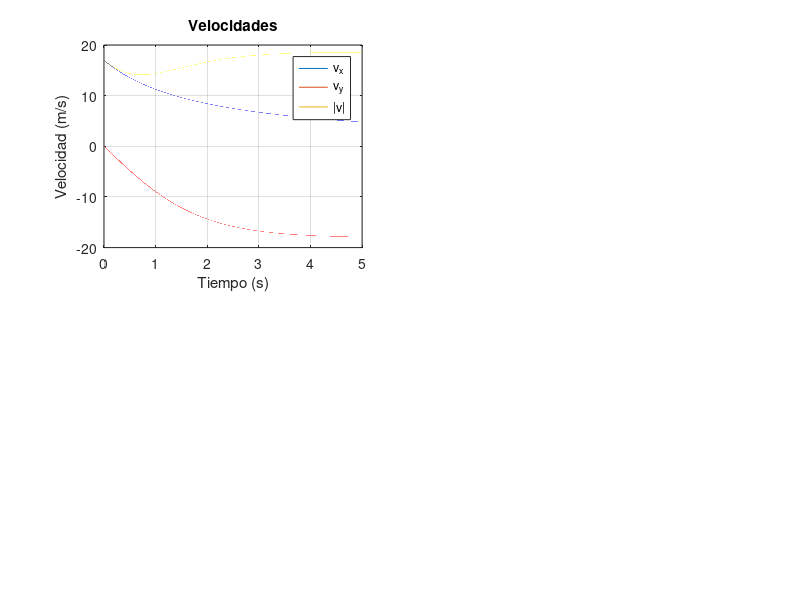

This figure's MATLAB source: (Note: this script raises an error after producing the figure.)
%% C1_2024_1.m [2.75 puntos]
clear ; clc ; figure(71) ;

%% DATOS y tiempo
v0=17 ; g=9.8 ; beta=3E-2 ; tf=5 ; h=70 ; % Modelo F pdf. unidades SI
%v0=20 ; beta=7.0E-2 ; h=50 ; % Modelo A
%v0=15 ; beta=5.0E-2 ; h=60 ; % Modelo B
%v0=11 ; beta=1.2E-2 ; h=90 ; % Modelo C
%v0=19 ; beta=4.0E-2 ; h=65 ; % Modelo D

N=1E5 ; t=linspace(0,tf,N) ; 

%% 1A [0.75 puntos] velocidades
vx=v0./(1+v0*beta*t) ; vy=-sqrt(g/beta)*tanh(sqrt(g*beta)*t) ;
vmod=sqrt(vx.^2+vy.^2) ;
subplot(2,2,1) ; plot(t,vx,t,vy,t,vmod) ; 
xlabel('Tiempo (s)') ; ylabel('Velocidad (m/s)') ;
grid on ; legend('v_x','v_y','|v|') ; title('Velocidades') ;

%% 1B [1.00 puntos] aceleraciones
ax=mi_derivada(t,vx) ; ay=mi_derivada(t,vy) ;
subplot(2,2,3) ; plot(t,ax,t,ay) ; 
xlabel('Tiempo (s)') ; ylabel('Aceleración (m/s^2)') ;
grid on ; legend('a_x','a_y') ; title('Aceleraciones') ;

%% 1C [1.00 puntos] trayectoria
x=mi_integral_cum(t,vx,0) ; y=h+mi_integral_cum(t,vy,h) ;
subplot(1,2,2) ; plot(x,y) ; 
xlabel('Posición x (m)') ; ylabel('Posición y (m)') ;
grid on ; title('Trayectoria') ; axis equal ;

%% FUNCIONES ========================================================
%===================================================================
function [dydx]=mi_derivada(x,y)
    dydx=zeros(size(y)) ; 
    dydx(1)=(y(2)-y(1))/(x(2)-x(1)) ;
    dydx(end)=(y(end)-y(end-1))/(x(end)-x(end-1)) ;
    dydx(2:end-1)=(y(3:end)-y(1:end-2))./(x(3:end)-x(1:end-2)) ;
end

function [inty]=mi_integral_cum(x,y,y0)
    inty=zeros(size(y)) ;
    inty(2:end)=cumsum(diff(x).*(y(1:end-1)+y(2:end))/2) ;
    inty=inty+y0 ;
end
